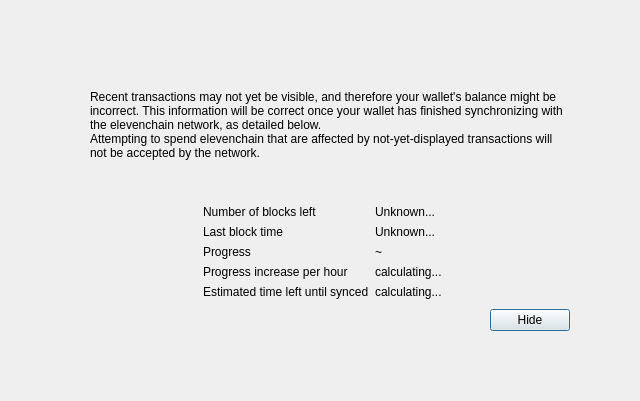
<?xml version="1.0" encoding="UTF-8"?>
<ui version="4.0">
 <class>ModalOverlay</class>
 <widget class="QWidget" name="ModalOverlay">
  <property name="geometry">
   <rect>
    <x>0</x>
    <y>0</y>
    <width>640</width>
    <height>401</height>
   </rect>
  </property>
  <property name="windowTitle">
   <string>Form</string>
  </property>
  <layout class="QVBoxLayout" name="verticalLayout" stretch="0">
   <property name="sizeConstraint">
    <enum>QLayout::SetDefaultConstraint</enum>
   </property>
   <property name="leftMargin">
    <number>0</number>
   </property>
   <property name="topMargin">
    <number>0</number>
   </property>
   <property name="rightMargin">
    <number>0</number>
   </property>
   <property name="bottomMargin">
    <number>0</number>
   </property>
   <item>
    <widget class="QWidget" name="bgWidget" native="true">
     <property name="styleSheet">
      <string notr="true"/>
     </property>
     <layout class="QVBoxLayout" name="verticalLayoutMain" stretch="0">
      <property name="leftMargin">
       <number>60</number>
      </property>
      <property name="topMargin">
       <number>60</number>
      </property>
      <property name="rightMargin">
       <number>60</number>
      </property>
      <property name="bottomMargin">
       <number>60</number>
      </property>
      <item>
       <widget class="QWidget" name="contentWidget" native="true">
        <property name="styleSheet">
         <string notr="true"/>
        </property>
        <layout class="QVBoxLayout" name="verticalLayoutSub" stretch="1,0,0,0,0">
         <property name="spacing">
          <number>0</number>
         </property>
         <property name="leftMargin">
          <number>10</number>
         </property>
         <property name="topMargin">
          <number>10</number>
         </property>
         <property name="rightMargin">
          <number>10</number>
         </property>
         <property name="bottomMargin">
          <number>10</number>
         </property>
         <item>
          <layout class="QHBoxLayout" name="horizontalLayoutIconText" stretch="0,1">
           <property name="topMargin">
            <number>20</number>
           </property>
           <item>
            <layout class="QVBoxLayout" name="verticalLayoutIcon">
             <property name="leftMargin">
              <number>0</number>
             </property>
             <item>
              <widget class="QLabel" name="warningIcon">
               <property name="text">
                <string/>
               </property>
              </widget>
             </item>
             <item>
              <spacer name="verticalSpacerWarningIcon">
               <property name="orientation">
                <enum>Qt::Vertical</enum>
               </property>
               <property name="sizeHint" stdset="0">
                <size>
                 <width>20</width>
                 <height>40</height>
                </size>
               </property>
              </spacer>
             </item>
            </layout>
           </item>
           <item>
            <layout class="QVBoxLayout" name="verticalLayoutInfoText">
             <property name="leftMargin">
              <number>0</number>
             </property>
             <property name="topMargin">
              <number>0</number>
             </property>
             <item>
              <widget class="QLabel" name="infoText">
               <property name="text">
                <string>Recent transactions may not yet be visible, and therefore your wallet's balance might be incorrect. This information will be correct once your wallet has finished synchronizing with the elevenchain network, as detailed below.</string>
               </property>
               <property name="textFormat">
                <enum>Qt::RichText</enum>
               </property>
               <property name="wordWrap">
                <bool>true</bool>
               </property>
              </widget>
             </item>
             <item>
              <widget class="QLabel" name="infoTextStrong">
               <property name="text">
                <string>Attempting to spend elevenchain that are affected by not-yet-displayed transactions will not be accepted by the network.</string>
               </property>
               <property name="textFormat">
                <enum>Qt::RichText</enum>
               </property>
               <property name="wordWrap">
                <bool>true</bool>
               </property>
              </widget>
             </item>
             <item>
              <spacer name="verticalSpacerInTextSpace">
               <property name="orientation">
                <enum>Qt::Vertical</enum>
               </property>
               <property name="sizeHint" stdset="0">
                <size>
                 <width>20</width>
                 <height>40</height>
                </size>
               </property>
              </spacer>
             </item>
            </layout>
           </item>
          </layout>
         </item>
         <item>
          <spacer name="verticalSpacerAfterText">
           <property name="orientation">
            <enum>Qt::Vertical</enum>
           </property>
           <property name="sizeHint" stdset="0">
            <size>
             <width>20</width>
             <height>40</height>
            </size>
           </property>
          </spacer>
         </item>
         <item>
          <layout class="QFormLayout" name="formLayout">
           <property name="fieldGrowthPolicy">
            <enum>QFormLayout::FieldsStayAtSizeHint</enum>
           </property>
           <property name="formAlignment">
            <set>Qt::AlignHCenter|Qt::AlignTop</set>
           </property>
           <property name="horizontalSpacing">
            <number>6</number>
           </property>
           <property name="verticalSpacing">
            <number>6</number>
           </property>
           <property name="topMargin">
            <number>10</number>
           </property>
           <item row="0" column="0">
            <widget class="QLabel" name="labelNumberOfBlocksLeft">
             <property name="text">
              <string>Number of blocks left</string>
             </property>
            </widget>
           </item>
           <item row="0" column="1">
            <widget class="QLabel" name="numberOfBlocksLeft">
             <property name="text">
              <string>Unknown...</string>
             </property>
            </widget>
           </item>
           <item row="1" column="0">
            <widget class="QLabel" name="labelLastBlockTime">
             <property name="text">
              <string>Last block time</string>
             </property>
            </widget>
           </item>
           <item row="1" column="1">
            <widget class="QLabel" name="newestBlockDate">
             <property name="sizePolicy">
              <sizepolicy hsizetype="Maximum" vsizetype="Preferred">
               <horstretch>0</horstretch>
               <verstretch>0</verstretch>
              </sizepolicy>
             </property>
             <property name="text">
              <string>Unknown...</string>
             </property>
            </widget>
           </item>
           <item row="2" column="0">
            <widget class="QLabel" name="labelSyncDone">
             <property name="text">
              <string>Progress</string>
             </property>
            </widget>
           </item>
           <item row="2" column="1">
            <layout class="QHBoxLayout" name="horizontalLayoutSync" stretch="0,1">
             <item>
              <widget class="QLabel" name="percentageProgress">
               <property name="text">
                <string notr="true">~</string>
               </property>
              </widget>
             </item>
            </layout>
           </item>
           <item row="4" column="0">
            <widget class="QLabel" name="labelProgressIncrease">
             <property name="text">
              <string>Progress increase per hour</string>
             </property>
            </widget>
           </item>
           <item row="4" column="1">
            <widget class="QLabel" name="progressIncreasePerH">
             <property name="text">
              <string>calculating...</string>
             </property>
            </widget>
           </item>
           <item row="5" column="0">
            <widget class="QLabel" name="labelEstimatedTimeLeft">
             <property name="text">
              <string>Estimated time left until synced</string>
             </property>
            </widget>
           </item>
           <item row="5" column="1">
            <widget class="QLabel" name="expectedTimeLeft">
             <property name="text">
              <string>calculating...</string>
             </property>
            </widget>
           </item>
          </layout>
         </item>
         <item>
          <layout class="QHBoxLayout" name="horizontalLayoutButtons">
           <property name="leftMargin">
            <number>10</number>
           </property>
           <property name="topMargin">
            <number>10</number>
           </property>
           <item>
            <spacer name="horizontalSpacer">
             <property name="orientation">
              <enum>Qt::Horizontal</enum>
             </property>
             <property name="sizeHint" stdset="0">
              <size>
               <width>40</width>
               <height>20</height>
              </size>
             </property>
            </spacer>
           </item>
           <item>
            <widget class="QPushButton" name="closeButton">
             <property name="text">
              <string>Hide</string>
             </property>
             <property name="shortcut">
              <string notr="true">Esc</string>
             </property>
             <property name="focusPolicy">
              <enum>Qt::StrongFocus</enum>
             </property>
             <property name="default">
              <bool>true</bool>
             </property>
            </widget>
           </item>
          </layout>
         </item>
         <item>
          <layout class="QVBoxLayout" name="verticalLayout_2">
           <item>
            <spacer name="verticalSpacer">
             <property name="orientation">
              <enum>Qt::Vertical</enum>
             </property>
             <property name="sizeHint" stdset="0">
              <size>
               <width>20</width>
               <height>40</height>
              </size>
             </property>
            </spacer>
           </item>
          </layout>
         </item>
        </layout>
       </widget>
      </item>
     </layout>
    </widget>
   </item>
  </layout>
 </widget>
 <resources/>
 <connections/>
</ui>
